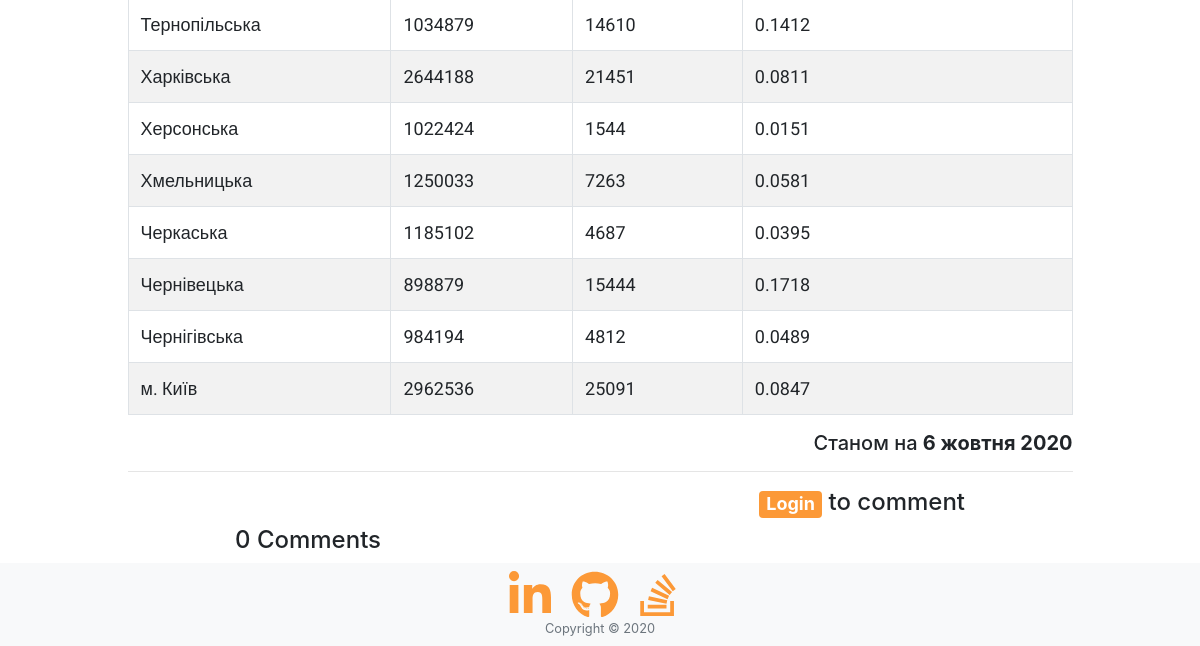
Page /map/ (lower part) on the earlier database version.
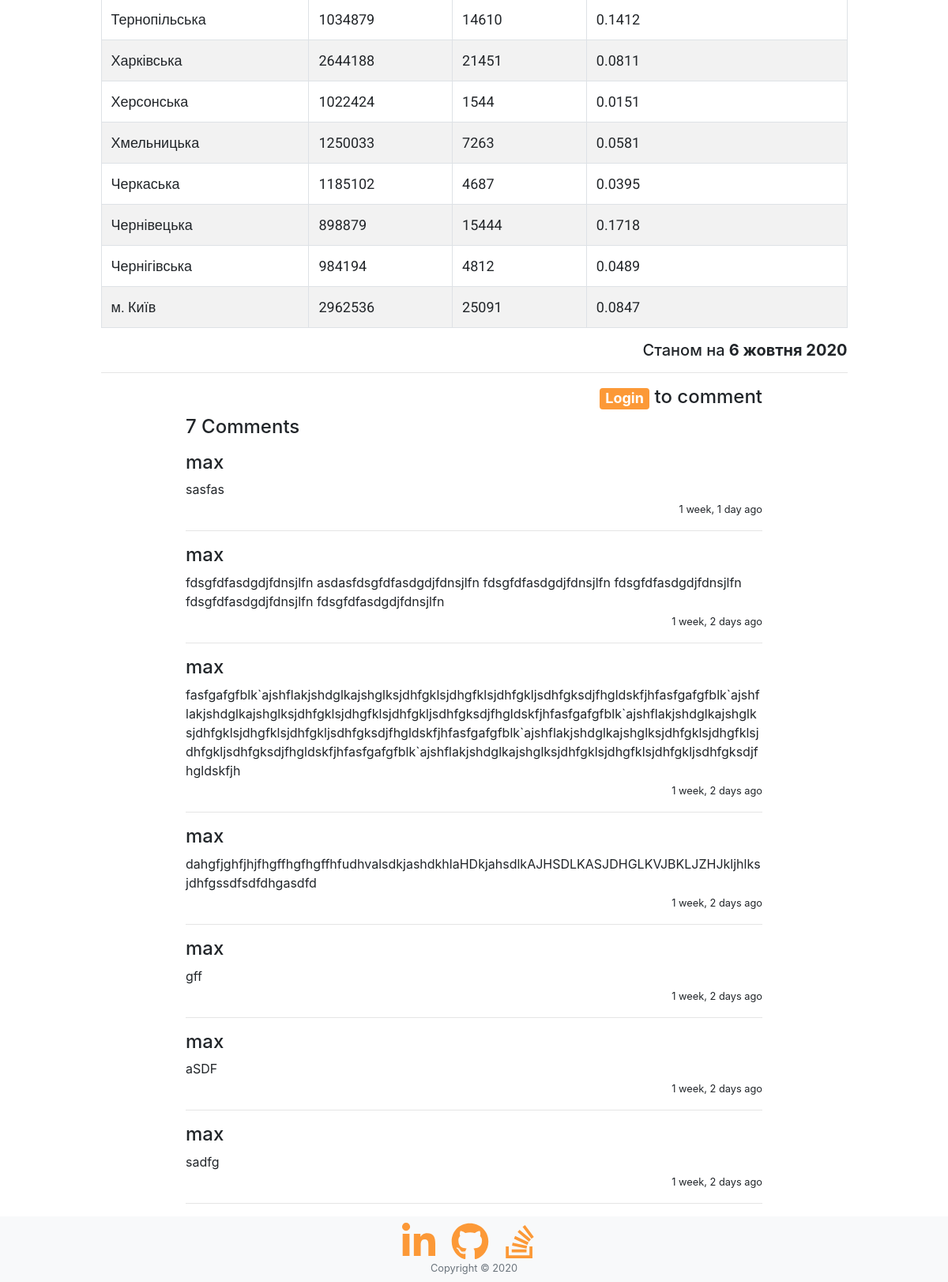
Same page on the later database version.
### map/models.py (models this page shows, shortened)
class CasesToday(models.Model):
    region = models.ForeignKey('Population', on_delete=models.CASCADE, null=True)
    cases = models.IntegerField()
    indx = models.FloatField(null=True)
    color = models.FloatField(null=True)

class Population(models.Model):
    region = models.CharField(max_length=100)
    population = models.IntegerField()

class MapComment(models.Model) :
    text = models.TextField(
        validators=[MinLengthValidator(3, "Comment must be greater than 3 characters")]
    )
    owner = models.ForeignKey(settings.AUTH_USER_MODEL, on_delete=models.CASCADE)
    created_at = models.DateTimeField(auto_now_add=True)
    updated_at = models.DateTimeField(auto_now=True)

### map/views.py (the view)
# urls.py: path('', views.MapView.as_view(), name='map'),
class MapView(OwnerDetailView):
    model = Map
    template_name = "map/map.html"
    def get(self, request):
        comments = MapComment.objects.all().order_by('-updated_at')
        comment_form = CommentForm()
        population = Population.objects.all()
        casestoday = CasesToday.objects.all()
        util = Utility.objects.all()
        map = Map.objects.all()
        context = {
        'comments': comments,
        'n': len(comments),
        'comment_form': comment_form,
        'population': population,
        'cases': casestoday,
        'util': util,
        'map': map
        }
        return render(request, self.template_name, context)

### home/context_processors.py (called while the page is built)
def settings(request):
    return {
        'settings': django_settings,
    }

### map/templates/map/map.html (shortened to what this page needs)
{% extends "base_footer.html" %}
{% load humanize %}
{% block content %}
<div class="main">
    <div class="data">
        <div class="row">
            <div class="col"></div>
            <div class="col-xs-auto col-lg-10">
                <table class="table table-striped table-bordered">
                    <tbody>
                        {% for i in cases %}
                        <tr>
                            <td><span>{{ i.region.region }}</td>
                            <td><span>{{ i.region.population }}</td>
                            <td><span>{{ i.cases }}</td>
                            <td><span>{{ i.indx }}</td>
                        {% endfor %}
                    </tbody>
                </table>
                <h5 class="text-right">Станом на <b>{{ util.0.value }}</b></h5>
                <hr/>
            </div>
        <div class="col"></div>
        </div>
        <div class="container">
            <div class="row">
                <div class="col"></div>
                    <div class="col-md-12 col-lg-8">
                        <div class="comments">
                            {% if user.is_authenticated %}
                                    {% load crispy_forms_tags %}
                            {% else %}
                                <h4 class="text-right"><a class="badge badge-primary" href="../accounts/login?next={% url 'map:map' %}">Login</a> to comment</h4>
                            {% endif %}
                            <div class="page-header">
                                <h4>{{ n }} Comments</h4>
                            </div>
                            {% for comment in comments %}
                                <p>
                                    <h4 class="media-heading user_name">{{ comment.owner }}</h4>
                                    <div class ="text">
                                        {{ comment.text }}
                                    </div>
                                    <p class="text-right"><small>{{ comment.updated_at|naturaltime }}</small></p>
                                </p>
                                <hr/>
                            {% endfor %}
                            </div>
                        </div>
                <div class="col"></div>
            </div>
        </div>
    </div>
</div>
{% endblock %}

Differences in the rows shown:
added MapComment: owner "max", text "sasfas", updated_at "1 week, 1 day ago"
added MapComment: owner "max", text "fdsgfdfasdgdjfdnsjlfn asdasfdsgfdfasdgdjfdnsjlfn fdsgfdfasdgdjfdnsjlfn fdsgfdfasdgdjfdnsjlfn fdsgfdfasdgdjfdnsjlfn fdsgfdfasdgdjfdnsjlfn", updated_at "1 week, 2 days ago"
added MapComment: owner "max", text "fasfgafgfblk`ajshflakjshdglkajshglksjdhfgklsjdhgfklsjdhfgkljsdhfgksdjfhgldskfjhfasfgafgfblk`ajshflakjshdglkajshglksjdhfgklsjdhgfklsjdhfgkljsdhfgksdjfhgldskfjhfasfgafgfblk`ajshflakjshdglkajshglksjdhfgklsjdhgfklsjdhfgkljsdhfgksdjfhgldskfjhfasfgafgfblk`ajshflakjshdglkajshglksjdhfgklsjdhgfklsjdhfgkljsdhfgksdjfhgldskfjhfasfgafgfblk`ajshflakjshdglkajshglksjdhfgklsjdhgfklsjdhfgkljsdhfgksdjfhgldskfjh", updated_at "1 week, 2 days ago"
added MapComment: owner "max", text "dahgfjghfjhjfhgffhgfhgffhfudhvalsdkjashdkhlaHDkjahsdlkAJHSDLKASJDHGLKVJBKLJZHJkljhlksjdhfgssdfsdfdhgasdfd", updated_at "1 week, 2 days ago"
added MapComment: owner "max", text "gff", updated_at "1 week, 2 days ago"
added MapComment: owner "max", text "aSDF", updated_at "1 week, 2 days ago"
added MapComment: owner "max", text "sadfg", updated_at "1 week, 2 days ago"
Other differences:
{{ n }}: "0" → "7"
